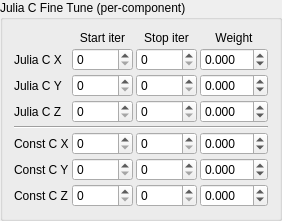
               <widget class="QGroupBox" name="groupBox_julia_fine_tune">
                <property name="title">
                 <string>Julia C Fine Tune (per-component)</string>
                </property>
                <layout class="QGridLayout" name="gridLayout_julia_fine_tune">
                 <property name="spacing"><number>3</number></property>
                 <!-- Header row -->
                 <item row="0" column="1"><widget class="QLabel"><property name="text"><string>Start iter</string></property><property name="alignment"><set>Qt::AlignCenter</set></property></widget></item>
                 <item row="0" column="2"><widget class="QLabel"><property name="text"><string>Stop iter</string></property><property name="alignment"><set>Qt::AlignCenter</set></property></widget></item>
                 <item row="0" column="3"><widget class="QLabel"><property name="text"><string>Weight</string></property><property name="alignment"><set>Qt::AlignCenter</set></property></widget></item>
                 <!-- Julia C X -->
                 <item row="1" column="0"><widget class="QLabel"><property name="text"><string>Julia C X</string></property></widget></item>
                 <item row="1" column="1"><widget class="MyDoubleSpinBox" name="spinbox3_julia_c_iter_start_x"><property name="decimals"><number>0</number></property><property name="minimum"><double>0</double></property><property name="maximum"><double>99999</double></property></widget></item>
                 <item row="1" column="2"><widget class="MyDoubleSpinBox" name="spinbox3_julia_c_iter_stop_x"><property name="decimals"><number>0</number></property><property name="minimum"><double>0</double></property><property name="maximum"><double>99999</double></property></widget></item>
                 <item row="1" column="3"><widget class="MyDoubleSpinBox" name="spinbox3_julia_c_weight_x"><property name="decimals"><number>3</number></property><property name="minimum"><double>-10</double></property><property name="maximum"><double>10</double></property><property name="singleStep"><double>0.1</double></property></widget></item>
                 <!-- Julia C Y -->
                 <item row="2" column="0"><widget class="QLabel"><property name="text"><string>Julia C Y</string></property></widget></item>
                 <item row="2" column="1"><widget class="MyDoubleSpinBox" name="spinbox3_julia_c_iter_start_y"><property name="decimals"><number>0</number></property><property name="minimum"><double>0</double></property><property name="maximum"><double>99999</double></property></widget></item>
                 <item row="2" column="2"><widget class="MyDoubleSpinBox" name="spinbox3_julia_c_iter_stop_y"><property name="decimals"><number>0</number></property><property name="minimum"><double>0</double></property><property name="maximum"><double>99999</double></property></widget></item>
                 <item row="2" column="3"><widget class="MyDoubleSpinBox" name="spinbox3_julia_c_weight_y"><property name="decimals"><number>3</number></property><property name="minimum"><double>-10</double></property><property name="maximum"><double>10</double></property><property name="singleStep"><double>0.1</double></property></widget></item>
                 <!-- Julia C Z -->
                 <item row="3" column="0"><widget class="QLabel"><property name="text"><string>Julia C Z</string></property></widget></item>
                 <item row="3" column="1"><widget class="MyDoubleSpinBox" name="spinbox3_julia_c_iter_start_z"><property name="decimals"><number>0</number></property><property name="minimum"><double>0</double></property><property name="maximum"><double>99999</double></property></widget></item>
                 <item row="3" column="2"><widget class="MyDoubleSpinBox" name="spinbox3_julia_c_iter_stop_z"><property name="decimals"><number>0</number></property><property name="minimum"><double>0</double></property><property name="maximum"><double>99999</double></property></widget></item>
                 <item row="3" column="3"><widget class="MyDoubleSpinBox" name="spinbox3_julia_c_weight_z"><property name="decimals"><number>3</number></property><property name="minimum"><double>-10</double></property><property name="maximum"><double>10</double></property><property name="singleStep"><double>0.1</double></property></widget></item>
                 <!-- Separator -->
                 <item row="4" column="0" colspan="4"><widget class="Line"><property name="orientation"><enum>Qt::Horizontal</enum></property></widget></item>
                 <!-- Const C X -->
                 <item row="5" column="0"><widget class="QLabel"><property name="text"><string>Const C X</string></property></widget></item>
                 <item row="5" column="1"><widget class="MyDoubleSpinBox" name="spinbox3_const_c_iter_start_x"><property name="decimals"><number>0</number></property><property name="minimum"><double>0</double></property><property name="maximum"><double>99999</double></property></widget></item>
                 <item row="5" column="2"><widget class="MyDoubleSpinBox" name="spinbox3_const_c_iter_stop_x"><property name="decimals"><number>0</number></property><property name="minimum"><double>0</double></property><property name="maximum"><double>99999</double></property></widget></item>
                 <item row="5" column="3"><widget class="MyDoubleSpinBox" name="spinbox3_const_c_weight_x"><property name="decimals"><number>3</number></property><property name="minimum"><double>-10</double></property><property name="maximum"><double>10</double></property><property name="singleStep"><double>0.1</double></property></widget></item>
                 <!-- Const C Y -->
                 <item row="6" column="0"><widget class="QLabel"><property name="text"><string>Const C Y</string></property></widget></item>
                 <item row="6" column="1"><widget class="MyDoubleSpinBox" name="spinbox3_const_c_iter_start_y"><property name="decimals"><number>0</number></property><property name="minimum"><double>0</double></property><property name="maximum"><double>99999</double></property></widget></item>
                 <item row="6" column="2"><widget class="MyDoubleSpinBox" name="spinbox3_const_c_iter_stop_y"><property name="decimals"><number>0</number></property><property name="minimum"><double>0</double></property><property name="maximum"><double>99999</double></property></widget></item>
                 <item row="6" column="3"><widget class="MyDoubleSpinBox" name="spinbox3_const_c_weight_y"><property name="decimals"><number>3</number></property><property name="minimum"><double>-10</double></property><property name="maximum"><double>10</double></property><property name="singleStep"><double>0.1</double></property></widget></item>
                 <!-- Const C Z -->
                 <item row="7" column="0"><widget class="QLabel"><property name="text"><string>Const C Z</string></property></widget></item>
                 <item row="7" column="1"><widget class="MyDoubleSpinBox" name="spinbox3_const_c_iter_start_z"><property name="decimals"><number>0</number></property><property name="minimum"><double>0</double></property><property name="maximum"><double>99999</double></property></widget></item>
                 <item row="7" column="2"><widget class="MyDoubleSpinBox" name="spinbox3_const_c_iter_stop_z"><property name="decimals"><number>0</number></property><property name="minimum"><double>0</double></property><property name="maximum"><double>99999</double></property></widget></item>
                 <item row="7" column="3"><widget class="MyDoubleSpinBox" name="spinbox3_const_c_weight_z"><property name="decimals"><number>3</number></property><property name="minimum"><double>-10</double></property><property name="maximum"><double>10</double></property><property name="singleStep"><double>0.1</double></property></widget></item>
                </layout>
               </widget>
